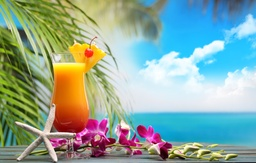
#> input picture Data/juice.jpg, 256 x 163 px, shrunk from 1332 x 850 before the run, found by its file name
$ jupyter execute --allow-errors 'Region Based Segmentation.ipynb'   (shell and % lines are left out)
#> lines starting #> are read from the running program, lines starting #| are printed output that depends on the picture; after the words box and inside, x2 and y2 are one past the last pixel; in counts of white or black regions, pixels touching at a corner belong together
**https://github.com/thewall27/Image-Segmentation/blob/master/2.Region%20Based%20Segmentation.ipynb**

**Mount Drive**

[cell 1]
from google.colab import drive
drive.mount('/content/drive')

**Import Libraries**

[cell 2]
from skimage.color import rgb2gray
import numpy as np
import cv2
import matplotlib.pyplot as plt
from scipy import ndimage

**Load Images**

[cell 3]
image = plt.imread('/content/drive/MyDrive/Computer Vision/Image Segmentation/Data/juice.jpg')
#> image is the input picture: shape (163, 256, 3); mean R, G, B 141.2, 168.8, 157.2
image.shape
plt.imshow(image)

#> (a cell that did not finish here is left out)

[cell 5]
image2 = plt.imread('/content/drive/MyDrive/Computer Vision/Image Segmentation/Data/people.jpg')
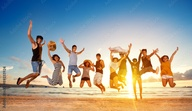
#> input picture Data/people.jpg, 192 x 111 px, shrunk from 1000 x 575 before the run, found by its file name
#> image2 is the input picture: shape (111, 192, 3); mean R, G, B 160.1, 160.9, 153.5
image2.shape
plt.imshow(image2)

#> (a cell that did not finish here is left out)

#> (a cell that did not finish here is left out)

#**Region Based Segmentation**

#> (a cell that did not finish here is left out)

[cell 9]
gray = rgb2gray(image)
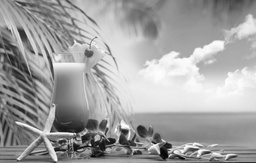
#> gray: shape (163, 256) float64; min 0.00945, max 0.998, mean 0.636
plt.imshow(gray, cmap='gray')

[cell 10]
gray_r = gray.reshape(gray.shape[0]*gray.shape[1])
for i in range(gray_r.shape[0]):
    if gray_r[i] > gray_r.mean():
        gray_r[i] = 1
    else:
        gray_r[i] = 0
gray = gray_r.reshape(gray.shape[0],gray.shape[1])
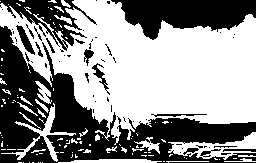
#> gray: shape (163, 256) float64; values 0 (black) and 1 (white), 56.6% white; 60 black regions (43 under 20 px), largest, box (x1, y1, x2, y2) and area: (0, 26, 256, 163) 11815, (111, 0, 256, 40) 3571, (0, 0, 97, 51) 1648
plt.imshow(gray, cmap='gray')

[cell 11]
gray_r = gray.reshape(gray.shape[0]*gray.shape[1])
for i in range(gray_r.shape[0]):
    if gray_r[i] > gray_r.mean():
        gray_r[i] = 3
    elif gray_r[i] > 0.5:
        gray_r[i] = 2
    elif gray_r[i] > 0.25:
        gray_r[i] = 1
    else:
        gray_r[i] = 0
gray = gray_r.reshape(gray.shape[0],gray.shape[1])
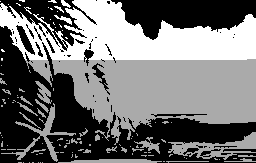
#> gray: shape (163, 256) float64; min 0, max 3, mean 1.35; drawn with min black and max white
plt.imshow(gray, cmap='gray')
